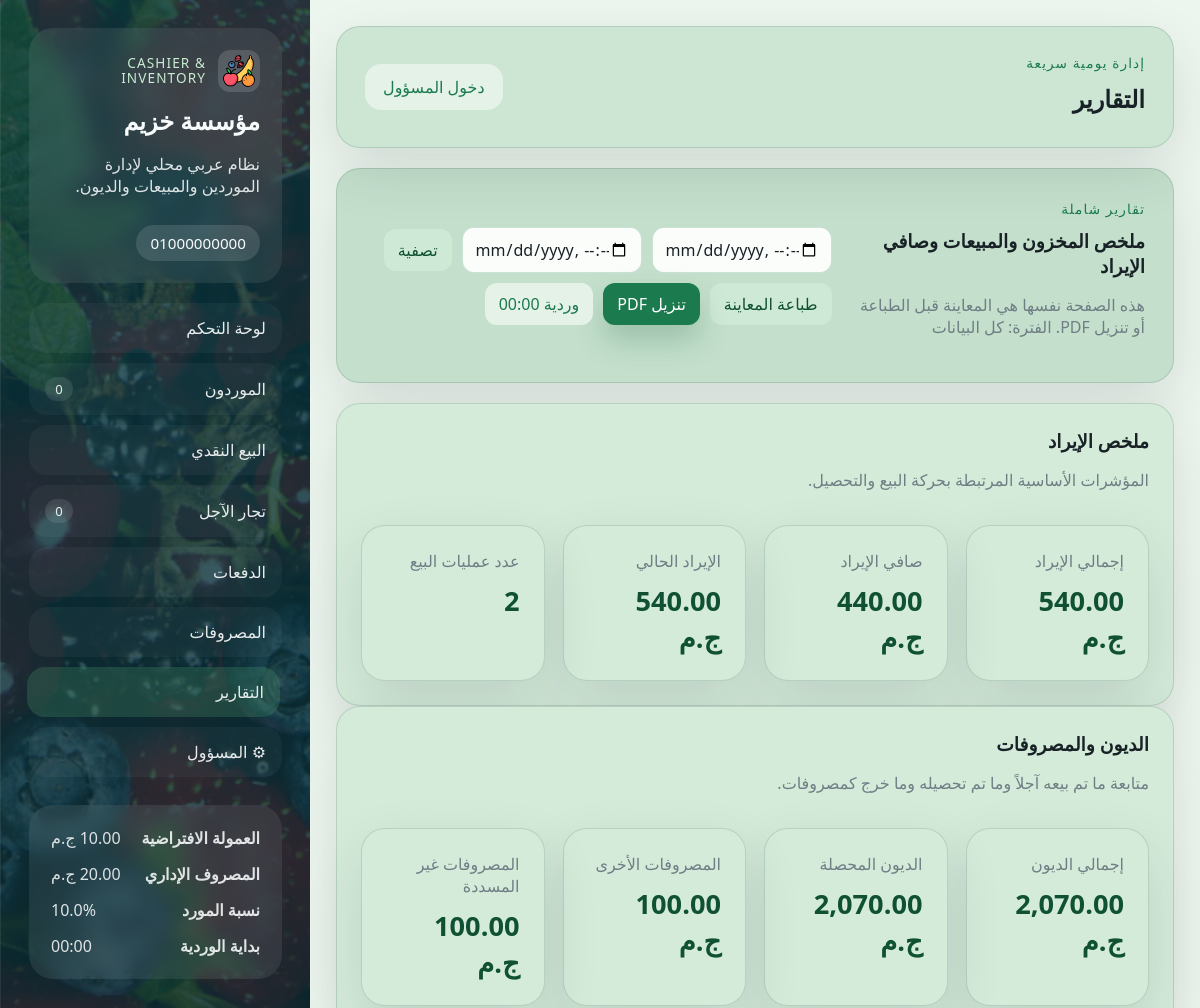
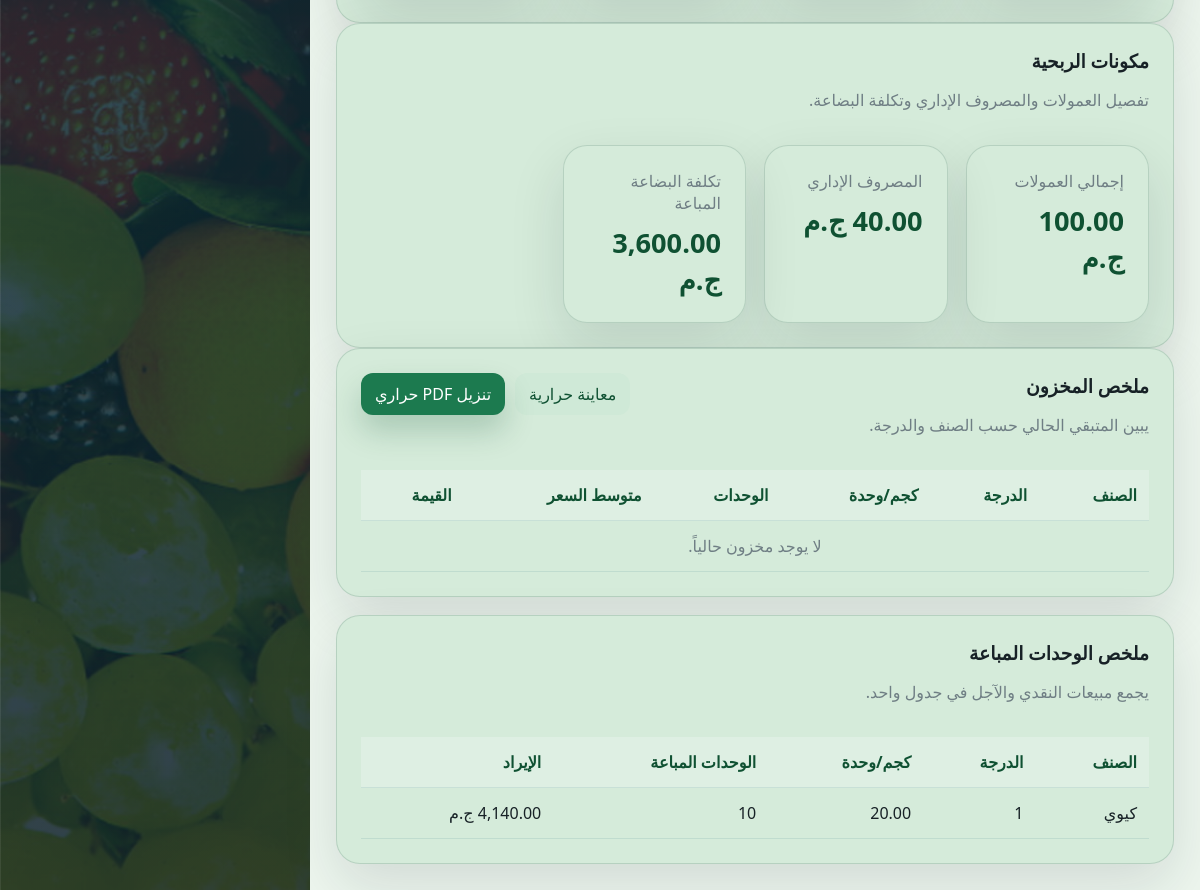
Page /reports on the committed database (2 pictures, top to bottom).
### models/settings.py (models this page shows)
class Settings(Base):
    __tablename__ = "settings"
    id: Mapped[int] = mapped_column(Integer, primary_key=True)
    company_name: Mapped[str] = mapped_column(String(120), nullable=False)
    phone_number: Mapped[str] = mapped_column(String(255), nullable=False)
    commission_per_unit: Mapped[float] = mapped_column(Float, nullable=False, default=0.0)
    admin_expense: Mapped[float] = mapped_column(Float, nullable=False, default=0.0)
    supplier_profit_percentage: Mapped[float] = mapped_column(Float, nullable=False, default=0.0)
    shift_cutoff_time: Mapped[str] = mapped_column(String(5), nullable=False, default="00:00")
    admin_password: Mapped[str] = mapped_column(String(255), nullable=False)

### routes/admin_routes.py (the view)
@admin_bp.route("/reports")
def reports():
    db_session = get_session()
    date_from = request.args.get("date_from", "").strip()
    date_to = request.args.get("date_to", "").strip()
    inventory_rows = inventory_summary(db_session, date_from=date_from or None, date_to=date_to or None)
    sold_rows = sold_units_summary(db_session, date_from or None, date_to or None)
    breakdown = revenue_breakdown(db_session, date_from or None, date_to or None)
    context = {
        **build_base_context(db_session),
        "page_title": "التقارير",
        "inventory_rows": inventory_rows,
        "sold_rows": sold_rows,
        "breakdown": breakdown,
        "date_from": date_from,
        "date_to": date_to,
        "period_label": filtered_period_label(date_from or None, date_to or None),
    }
    return render_template("reports.html", **context)

### models/__init__.py (called while the page is built)
def init_app(app):
    global engine
    database_uri = app.config["DATABASE_URI"]
    connect_args = {"check_same_thread": False} if database_uri.startswith("sqlite") else {}
    engine = create_engine(database_uri, future=True, connect_args=connect_args)
    SessionLocal.configure(bind=engine)
    from models.expense import Expense
    from models.inventory_allocation import InventoryAllocation
    from models.payment import Payment
    from models.retail_transaction import RetailTransaction
    from models.settings import Settings
    from models.special_retailer import SpecialRetailer
    from models.supplier import Supplier
    from models.supplier_payment import SupplierPayment
    Base.metadata.create_all(bind=engine)
    ensure_sqlite_columns()
    @app.teardown_appcontext
    def shutdown_session(exception=None):
        SessionLocal.remove()

def get_session():
    return SessionLocal()

### utils/helpers.py (called while the page is built, shortened)
def parse_filter_datetime(value: str | None, end_of_day: bool = False) -> datetime | None:
    if not value:
        return None

def currency_filter(value) -> str:
    return f"{float(value or 0):,.2f} ج.م"

def supplier_payments_total(
    db_session,
    date_from: str | None = None,
    date_to: str | None = None,
) -> float:
    query = select(func.coalesce(func.sum(SupplierPayment.amount_paid), 0))
    query = apply_date_range(query, SupplierPayment.payment_date, date_from, date_to)
    total = db_session.scalar(query)
    return round(float(total or 0), 2)

def normalize_shift_cutoff_time(value: str | None, default: str = "00:00") -> str:
    normalized = (value or "").strip()
    try:
        parsed = datetime.strptime(normalized, "%H:%M")
        return parsed.strftime("%H:%M")
    except ValueError:
        return default

def current_shift_cutoff_range(cutoff_time: str | None, reference: datetime | None = None) -> dict[str, str]:
    now = reference or datetime.now()
    normalized_cutoff = normalize_shift_cutoff_time(cutoff_time)
    cutoff_clock = datetime.strptime(normalized_cutoff, "%H:%M").time()
    today_cutoff = datetime.combine(now.date(), cutoff_clock)
    if now >= today_cutoff:
        start = today_cutoff
        end = today_cutoff + timedelta(days=1) - timedelta(minutes=1)
    else:
        start = today_cutoff - timedelta(days=1)
        end = today_cutoff - timedelta(minutes=1)
    return {
        "cutoff": normalized_cutoff,
        "start": start.strftime("%Y-%m-%dT%H:%M"),
        "end": end.strftime("%Y-%m-%dT%H:%M"),
    }

### templates/reports.html (shortened to what this page needs)
{% extends "base.html" %}
{% block content %}
<section class="hero-panel">
    <div>
        <span class="eyebrow">تقارير شاملة</span>
        <h3>ملخص المخزون والمبيعات وصافي الإيراد</h3>
        <p>هذه الصفحة نفسها هي المعاينة قبل الطباعة أو تنزيل PDF. {{ period_label }}</p>
    </div>
    <form class="inline-form" method="get">
        <input type="datetime-local" name="date_from" value="{{ date_from }}">
        <input type="datetime-local" name="date_to" value="{{ date_to }}">
        <button class="btn btn-secondary" type="submit">تصفية</button>
        <button class="btn btn-secondary" type="button" onclick="window.print()">طباعة المعاينة</button>
        <a class="btn btn-primary" href="{{ url_for('admin.report_pdf', date_from=date_from or None, date_to=date_to or None) }}">تنزيل PDF</a>
    </form>
</section>
<section class="panel">
    <div class="panel-head">
        <div>
            <h3>ملخص الإيراد</h3>
            <p>المؤشرات الأساسية المرتبطة بحركة البيع والتحصيل.</p>
        </div>
    </div>
    <div class="kpi-grid report-kpi-grid">
        <article class="kpi-card">
            <span>إجمالي الإيراد</span>
            <strong>{{ breakdown.total_revenue|currency }}</strong>
        </article>
        <article class="kpi-card">
            <span>صافي الإيراد</span>
            <strong>{{ breakdown.net_revenue|currency }}</strong>
        </article>
        <article class="kpi-card">
            <span>الإيراد الحالي</span>
            <strong>{{ breakdown.current_revenue|currency }}</strong>
        </article>
        <article class="kpi-card">
            <span>عدد عمليات البيع</span>
            <strong>{{ breakdown.sales_count }}</strong>
        </article>
    </div>
</section>
<section class="panel">
    <div class="panel-head">
        <div>
            <h3>الديون والمصروفات</h3>
            <p>متابعة ما تم بيعه آجلاً وما تم تحصيله وما خرج كمصروفات.</p>
        </div>
    </div>
    <div class="kpi-grid report-kpi-grid">
        <article class="kpi-card">
            <span>إجمالي الديون</span>
            <strong>{{ breakdown.debt_total|currency }}</strong>
        </article>
        <article class="kpi-card">
            <span>الديون المحصلة</span>
            <strong>{{ breakdown.debt_paid_total|currency }}</strong>
        </article>
        <article class="kpi-card">
            <span>المصروفات الأخرى</span>
            <strong>{{ breakdown.other_expenses_total|currency }}</strong>
        </article>
        <article class="kpi-card">
            <span>المصروفات غير المسددة</span>
            <strong>{{ breakdown.unpaid_other_expenses_total|currency }}</strong>
        </article>
    </div>
</section>
<section class="panel">
    <div class="panel-head">
        <div>
            <h3>مكونات الربحية</h3>
            <p>تفصيل العمولات والمصروف الإداري وتكلفة البضاعة.</p>
        </div>
    </div>
    <div class="kpi-grid report-kpi-grid">
        <article class="kpi-card">
            <span>إجمالي العمولات</span>
            <strong>{{ breakdown.commission_total|currency }}</strong>
        </article>
        <article class="kpi-card">
            <span>المصروف الإداري</span>
            <strong>{{ breakdown.admin_fees_total|currency }}</strong>
        </article>
        <article class="kpi-card">
            <span>تكلفة البضاعة المباعة</span>
            <strong>{{ breakdown.supplier_cost_total|currency }}</strong>
        </article>
    </div>
</section>
<section class="content-grid single-wide">
    <article class="panel">
        <div class="panel-head">
            <div>
                <h3>ملخص المخزون</h3>
                <p>يبين المتبقي الحالي حسب الصنف والدرجة.</p>
            </div>
            <div class="inline-form">
                <a class="btn btn-secondary" href="{{ url_for('admin.inventory_thermal_preview', date_from=date_from or None, date_to=date_to or None) }}">معاينة حرارية</a>
                <a class="btn btn-primary" href="{{ url_for('admin.inventory_thermal_pdf', date_from=date_from or None, date_to=date_to or None) }}">تنزيل PDF حراري</a>
            </div>
        </div>
        <div class="table-wrap records-scroll">
            <table>
                <thead>
                    <tr>
                        <th>الصنف</th>
                        <th>الدرجة</th>
                        <th>كجم/وحدة</th>
                        <th>الوحدات</th>
                        <th>متوسط السعر</th>
                        <th>القيمة</th>
                    </tr>
                </thead>
                <tbody>
                    {% for row in inventory_rows %}
                        <tr>
                            <td>{{ row.fruit_name }}</td>
                            <td>{{ row.class_number }}</td>
                            <td>{{ '%.2f'|format(row.kilograms_per_unit) }}</td>
                            <td>{{ row.remaining_units }}</td>
                            <td>{{ row.avg_price|currency }}</td>
                            <td>{{ row.total_value|currency }}</td>
                        </tr>
                    {% else %}
                        <tr><td colspan="6" class="empty-state">لا يوجد مخزون حالياً.</td></tr>
                    {% endfor %}
                </tbody>
            </table>
        </div>
    </article>
    <article class="panel">
        <div class="panel-head">
            <div>
                <h3>ملخص الوحدات المباعة</h3>
                <p>يجمع مبيعات النقدي والآجل في جدول واحد.</p>
            </div>
        </div>
        <div class="table-wrap records-scroll">
            <table>
                <thead>
                    <tr>
                        <th>الصنف</th>
                        <th>الدرجة</th>
                        <th>كجم/وحدة</th>
                        <th>الوحدات المباعة</th>
                        <th>الإيراد</th>
                    </tr>
                </thead>
                <tbody>
                    {% for row in sold_rows %}
                        <tr>
                            <td>{{ row.fruit_name }}</td>
                            <td>{{ row.class_number }}</td>
                            <td>{{ '%.2f'|format(row.kilograms_per_unit) }}</td>
                            <td>{{ row.units_count }}</td>
                            <td>{{ row.revenue|currency }}</td>
                        </tr>
                    {% else %}
                        <tr><td colspan="5" class="empty-state">لا توجد مبيعات حتى الآن.</td></tr>
                    {% endfor %}
                </tbody>
            </table>
        </div>
    </article>
</section>
{% endblock %}

### templates/base.html (shortened to what this page needs)
<!doctype html>
<html lang="ar" dir="rtl">
<head>
    <link rel="stylesheet" href="{{ url_for('static', filename='css/style.css') }}">
</head>
<body
    data-shift-cutoff="{{ shift_cutoff_range.cutoff }}"
    data-shift-start="{{ shift_cutoff_range.start }}"
    data-shift-end="{{ shift_cutoff_range.end }}"
>
    <div class="page-shell">
        <aside class="sidebar">
            <div class="brand-card">
                <div class="brand-kicker-row">
                    <img class="brand-logo" src="{{ url_for('static', filename='fruitsIcon.png') }}" alt="شعار النظام">
                    <span class="brand-kicker">Cashier & Inventory</span>
                </div>
                <h1>{{ settings.company_name }}</h1>
                <p>نظام عربي محلي لإدارة الموردين والمبيعات والديون.</p>
                <div class="brand-meta-stack">
                    {% for phone in phone_numbers %}
                        <div class="meta-pill">{{ phone }}</div>
                    {% endfor %}
                </div>
            </div>
            <nav class="nav-links">
                <a class="{{ 'active' if request.endpoint == 'admin.dashboard' else '' }}" href="{{ url_for('admin.dashboard') }}">لوحة التحكم</a>
                <a class="{{ 'active' if request.endpoint == 'suppliers.suppliers' else '' }}" href="{{ url_for('suppliers.suppliers') }}">الموردون <span>{{ nav_badges.open_suppliers }}</span></a>
                <a class="{{ 'active' if request.endpoint == 'retail.retail' else '' }}" href="{{ url_for('retail.retail') }}">البيع النقدي</a>
                <a class="{{ 'active' if request.endpoint == 'special_retailers.special_retailers' else '' }}" href="{{ url_for('special_retailers.special_retailers') }}">تجار الآجل <span>{{ nav_badges.unpaid_retailers }}</span></a>
                <a class="{{ 'active' if request.endpoint == 'payments.payments' else '' }}" href="{{ url_for('payments.payments') }}">الدفعات</a>
                <a class="{{ 'active' if request.endpoint == 'expenses.expenses' else '' }}" href="{{ url_for('expenses.expenses') }}">المصروفات</a>
                <a class="{{ 'active' if request.endpoint == 'admin.reports' else '' }}" href="{{ url_for('admin.reports') }}">التقارير</a>
                <a class="{{ 'active' if request.endpoint in ['admin.admin_panel', 'admin.login'] else '' }}" href="{{ url_for('admin.admin_panel' if is_admin else 'admin.login') }}">&#9881; المسؤول</a>
            </nav>
            <div class="settings-card sidebar-spacer">
                <div>
                    <strong>العمولة الافتراضية</strong>
                    <span>{{ settings.commission_per_unit|currency }}</span>
                </div>
                <div>
                    <strong>المصروف الإداري</strong>
                    <span>{{ settings.admin_expense|currency }}</span>
                </div>
                <div>
                    <strong>نسبة المورد</strong>
                    <span>{{ settings.supplier_profit_percentage }}%</span>
                </div>
                <div>
                    <strong>بداية الوردية</strong>
                    <span>{{ settings.shift_cutoff_time }}</span>
                </div>
            </div>
        </aside>
        <main class="main-content">
            <header class="topbar">
                <div>
                    <span class="topbar-label">إدارة يومية سريعة</span>
                    <h2>{{ page_title or "نظام الكاشير" }}</h2>
                </div>
                <div class="topbar-actions">
                    {% if is_admin %}
                        <form method="post" action="{{ url_for('admin.logout') }}">
                            <button class="btn btn-ghost" type="submit">تسجيل الخروج</button>
                        </form>
                    {% else %}
                        <a class="btn btn-ghost" href="{{ url_for('admin.login') }}">دخول المسؤول</a>
                    {% endif %}
                </div>
            </header>
            {% block content %}{% endblock %}
        </main>
    </div>
</body>
</html>

### rows in the picture
Settings: company_name "مؤسسة خزيم", phone_number "01000000000", commission_per_unit "10.00 ج.م", admin_expense "20.00 ج.م", supplier_profit_percentage "10.0", shift_cutoff_time "00:00"

### other values in the picture
{{ nav_badges.open_suppliers }} "0"
{{ nav_badges.unpaid_retailers }} "0"
{{ page_title or "نظام الكاشير" }} "التقارير"
{{ period_label }} "الفترة: كل البيانات"
{{ breakdown.total_revenue|currency }} "540.00 ج.م"
{{ breakdown.net_revenue|currency }} "440.00 ج.م"
{{ breakdown.current_revenue|currency }} "540.00 ج.م"
{{ breakdown.sales_count }} "2"
{{ breakdown.debt_total|currency }} "2,070.00 ج.م"
{{ breakdown.debt_paid_total|currency }} "2,070.00 ج.م"
{{ breakdown.other_expenses_total|currency }} "100.00 ج.م"
{{ breakdown.unpaid_other_expenses_total|currency }} "100.00 ج.م"
{{ breakdown.commission_total|currency }} "100.00 ج.م"
{{ breakdown.admin_fees_total|currency }} "40.00 ج.م"
{{ breakdown.supplier_cost_total|currency }} "3,600.00 ج.م"
